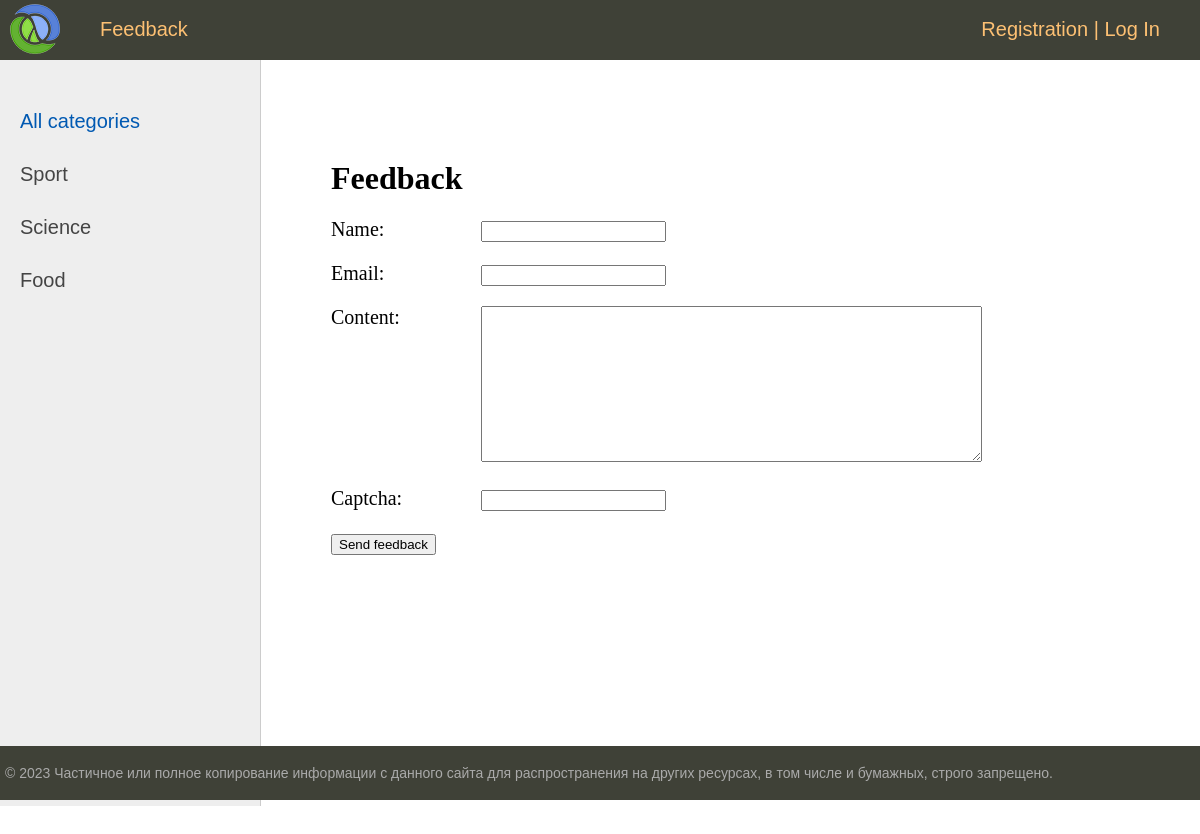
The page /feedback/ on the database its author committed.
### articles/models.py (models this page shows, shortened)
class Category(models.Model):
    category_name = models.CharField('category name', max_length=50)
    slug = models.SlugField(max_length=255, unique=True, db_index=True)
    def get_absolute_url(self):
        return reverse('category', kwargs={'category_slug': self.slug})
    class Meta:
        verbose_name = 'Category'
        verbose_name_plural = 'Categories'

### articles/views.py (the view)
# urls.py: path('feedback/', views.FeedbackFormView.as_view(), name="feedback"),
class FeedbackFormView(DataMixin, FormView):
    form_class = FeedbackForm
    template_name = 'articles/pages/feedback.html'
    success_url = reverse_lazy('home')
    def get_context_data(self, *, object_list=None, **kwargs):
        context = super().get_context_data(**kwargs)
        c_def = self.get_user_context()
        return dict(list(context.items()) + list(c_def.items()))

### articles/forms.py
class FeedbackForm(forms.Form):
    name = forms.CharField(label='Name', max_length=200)
    email = forms.EmailField(label='Email')
    content = forms.CharField(widget=forms.Textarea(attrs={'cols': 60, 'rows': 10}))
    captcha = CaptchaField()

### articles/utils.py (called while the page is built)
    def get_user_context(self, **kwargs):
        context = kwargs
        categories = cache.get('categories')
        if not categories:
            categories = Category.objects.annotate(Count('article'))
            cache.set('categories', categories, 60)
        user_menu = menu.copy()
        if not self.request.user.is_authenticated:
            user_menu.pop(0)
        context['menu'] = user_menu
        context['categories'] = categories
        if 'category_selected' not in context:
            context['category_selected'] = 0
        return context

### articles/templates/articles/pages/feedback.html (shortened to what this page needs)
{% extends 'articles/pages/base.html' %}
{% block content %}
   <h1>Feedback</h1>
   <form method="post">
      {% for f in form %}
         <p><label class="form-label" for="{{ f.id_for_label }}">{{ f.label }}: </label>{{ f }}</p>
      {% endfor %}
      <button type="submit">Send feedback</button>
   </form>
{% endblock %}

### articles/templates/articles/pages/base.html (shortened to what this page needs)
{% load static %}
{% load articles_tags %}
<!DOCTYPE html>
<html lang="en">
    <head>
        <link type="text/css" href="{% static 'articles/css/styles.css' %}" rel="stylesheet" />
    </head>
    <body>
        <table class="table-page" border=0 cellpadding="0" cellspacing="0">
            <tr>
                <td valign=top>
                    {% block mainmenu %}
                        <div class="header">
                            <ul id="mainmenu" class="mainmenu">
                                <li class="logo">
                                    <a href="{% url 'home' %}">
                                        <img src="{% static 'articles/images/main.ico' %}" alt="Logo">
                                    </a>
                                </li>
                                <li>
                                    {% for m in menu %}
                                        <li><a href="{% url m.url_name %}">{{m.title}}</a></li>
                                    {% endfor %}
                                </li>
                                {% if request.user.is_authenticated %}
                                    <li class="last">{{ user.username }} | <a href="{% url 'logout' %}">Log Out</a></li>
                                {% else %}
                                    <li class="last"><a href="{% url 'register' %}">Registration</a> | <a href="{% url 'login' %}">Log In</a></li>
                                {% endif %}
                            </ul>
                        </div>
                    {% endblock mainmenu %}
                    <table class="table-content" border=0 cellpadding="0" cellspacing="0">
                        <tr>
                            <td valign="top" class="left-chapters">
                                <ul id="leftchapters">
                                    {% if category_selected == 0 %}
                                        <li class="selected">All categories</li>
                                    {% else %}
                                        <li><a href="{% url 'home' %}">All categories</a></li>
                                    {% endif %}
                                    {% for category in categories %}
                                        {% if category.article__count > 0 %}
                                            {% if category.pk == category_selected %}
                                                <li class="selected">{{category.category_name}}</li>
                                            {% else %}
                                                <li><a href="{{ category.get_absolute_url }}">{{ category.category_name }}</a></li>
                                            {% endif %}
                                        {% endif %}
                                    {% endfor %}
                                </ul>
                            </td>
                             <td valign="top" class="content">
                                <div class="content-text">
                                    {% block content %}
                                    {% endblock %}
                                </div>
                            </td>
                        </tr>
                    </table>
                </td>
            </tr>
            <tr>
                <td valign=top>
                    <div id="footer">
                        <p>&copy; 2023 Частичное или полное копирование информации с данного сайта для распространения на других ресурсах, в том числе и бумажных, строго запрещено.</p>
                    </div>
                </td>
            </tr>
        </table>
    </body>
</html>

### articles/static/articles/css/styles.css (style rules this page uses)
html, body { font-family: 'Arial'; margin: 0; padding: 0; height: 100%; width: 100%; color: #444; }
a { color: #0059b2; text-decoration: none; }
img { max-width: 600px; height: auto; }
.table-page { width: 100%; height: 100%; vertical-align: top; }
.table-page tr { height: 100%; }
.header { background: #3F4137; height: 60px; }
.logo { position: absolute; top: 4px; left: 10px; }
ul.mainmenu { list-style: none; margin: 0; padding: 0; height: 60px; color: #fdc073; font-size: 20px; overflow: hidden; }
ul.mainmenu li { float: left; margin: 18px 40px 0 30px; }
ul.mainmenu li.logo { margin: 0; }
ul.mainmenu li.last { float: right; }
ul.mainmenu li a { color: #fdc073; text-decoration: none; }
.table-content { width: 100%; min-height: 100%; height: 100%; }
.left-chapters { margin: 0; background: #eee; border-right: 1px solid #ccc; min-height: 100%; }
.left-chapters ul { width: 230px; min-height: 100%; margin: 0; padding: 20px 10px 10px 20px; list-style: none; font-size: 20px; }
.left-chapters ul li { margin: 30px 0 0 0; color: #999; }
.left-chapters ul li.selected { color: #0059b2; }
.left-chapters ul li a { color: #444; text-decoration: none; }
.content { padding: 40px 20px 20px 40px; width: 100%; box-sizing: border-box; }
.content-text { margin: 60px 0 0 30px; color: #000; font-size: 20px; font-family: Yandex Sans Display Light; }
.content-text h1 { font-size: 32px; }
#footer { box-sizing: border-box; background: #3F4137; padding: 5px; color: #aaa; font-size: 14px; font-family: Verdana, Geneva, Arial, Helvetica; text-align: left; overflow: hidden; }
.form-label { display: inline-block; min-width: 150px; vertical-align: top; }

### articles/templates/articles/pages/base.html (style rules this page uses)
.logo { position: absolute; top: 4px; left: 10px; }

### rows shown on the page
Category: category_name "Sport"
Category: category_name "Science"
Category: category_name "Food"

### other values the page prints
{{ m.title }} "Feedback"
{{ f.label }} "Name" "Email" "Content" "Captcha"
